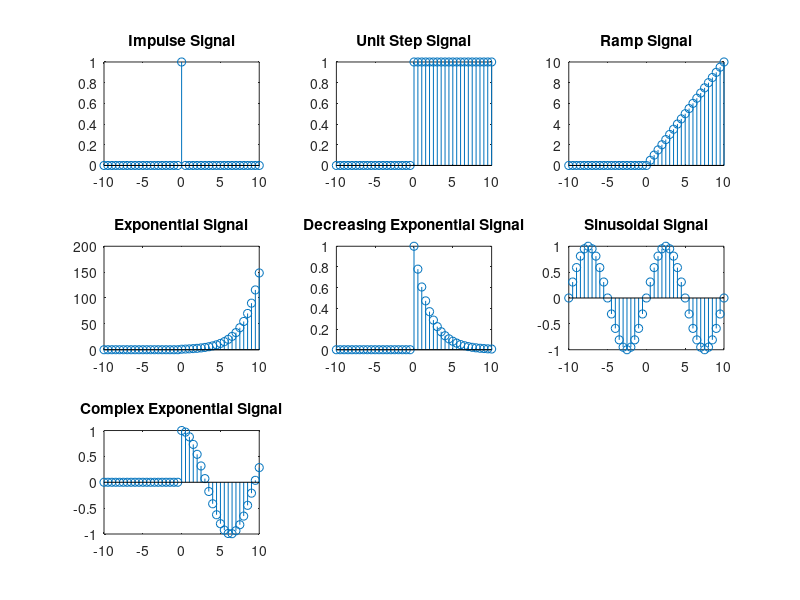

MATLAB code to generate this figure:
    % Time vector
    n = -10:0.5:10;

    % impulse 
    impulse = zeros(size(n));
    impulse(n == 0) = 1;

    % unit step 
    unit_step = double(n >= 0);

    % ramp 
    ramp = n .* double(n >= 0);

    % exponential 
    a = 0.5; 
    exponential = exp(a * n) .* double(n >= 0);
    b = -0.5;
    exponential_neg = exp(b * n) .* double(n >= 0);
        
    % sinusoidal 
    frequency = 0.1; 
    sinusoidal = sin(2 * pi * frequency * n);

    % complex exponential
    c = 0.5;
    complex_exponential = exp(1i * c * n) .* double(n >= 0);


    % Plotting
    subplot(3, 3, 1);
    stem(n, impulse);
    title('Impulse Signal');

    subplot(3, 3, 2);
    stem(n, unit_step);
    title('Unit Step Signal');

    subplot(3, 3, 3);
    stem(n, ramp);
    title('Ramp Signal');

    subplot(3, 3, 4);
    stem(n, exponential);
    title('Exponential Signal');

    subplot(3, 3, 5);
    stem(n, exponential_neg);
    title('Decreasing Exponential Signal');

    subplot(3, 3, 6);
    stem(n, sinusoidal);
    title('Sinusoidal Signal');

    subplot(3, 3, 7);
    stem(n, complex_exponential);
    title('Complex Exponential Signal');

%sgtitle('Discrete-time Signals');